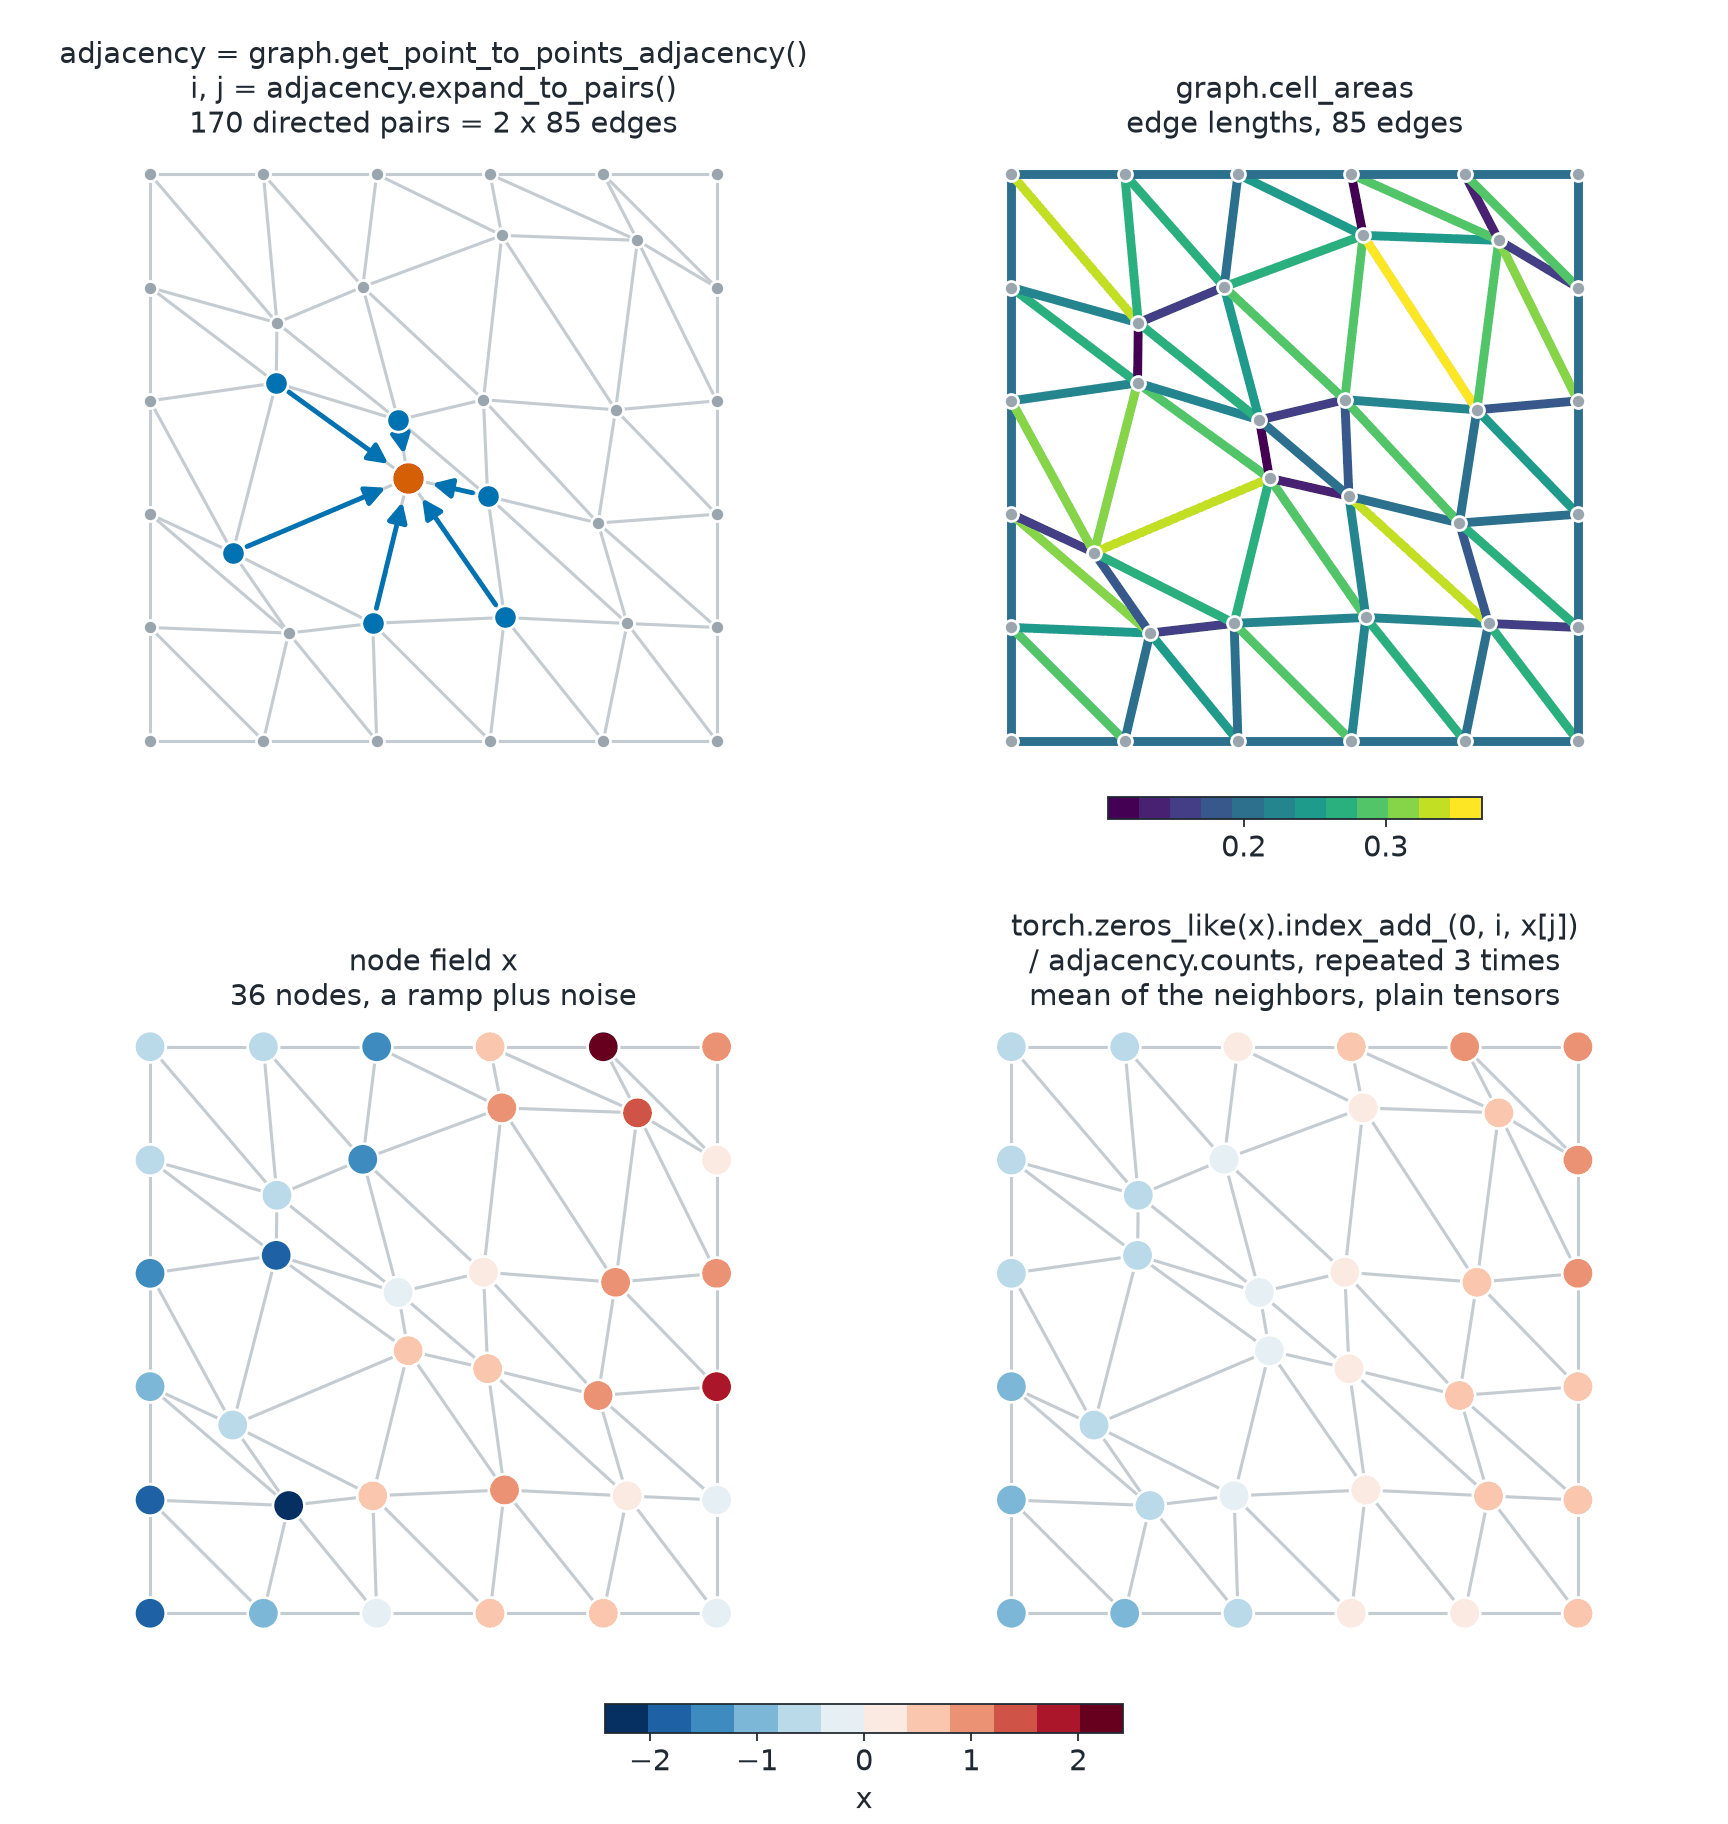

This figure's Python source:
# SPDX-FileCopyrightText: Copyright (c) 2023 - 2026 NVIDIA CORPORATION & AFFILIATES.
# SPDX-FileCopyrightText: All rights reserved.
# SPDX-License-Identifier: Apache-2.0
#
# Licensed under the Apache License, Version 2.0 (the "License");
# you may not use this file except in compliance with the License.
# You may obtain a copy of the License at
#
# http://www.apache.org/licenses/LICENSE-2.0
#
# Unless required by applicable law or agreed to in writing, software
# distributed under the License is distributed on an "AS IS" BASIS,
# WITHOUT WARRANTIES OR CONDITIONS OF ANY KIND, either express or implied.
# See the License for the specific language governing permissions and
# limitations under the License.


"""Render message passing on the edge graph of a mesh with plain tensor indexing."""

from pathlib import Path

import _style as style
import matplotlib.pyplot as plt
import torch
from matplotlib.collections import LineCollection
from matplotlib.colors import Normalize, TwoSlopeNorm
from matplotlib.patches import FancyArrowPatch

from physicsnemo.mesh.primitives.procedural import perturbed_grid

OUTPUT = Path(__file__).parent / "graph_message_passing.png"

STEPS = 3
LEVELS = 12  # discrete color steps, which also keep the PNG palette small
LIMITS = ((-0.05, 1.05), (-0.05, 1.05))


def _edges(axis, graph, colors, linewidth, zorder=1):
    """Draw the cells of a Mesh[1, 2] as line segments."""

    points = graph.points.numpy()
    axis.add_collection(
        LineCollection(
            points[graph.cells.numpy()],
            colors=colors,
            linewidths=linewidth,
            zorder=zorder,
        )
    )


def _nodes(axis, points, size, zorder=5, **kwargs):
    """Draw nodes as dots with a white rim."""

    axis.scatter(
        points[:, 0],
        points[:, 1],
        s=size,
        edgecolor="white",
        linewidth=1.2,
        zorder=zorder,
        **kwargs,
    )


def _colorbar(figure, cax, norm, cmap, label):
    """A horizontal colorbar in its own axes."""

    figure.colorbar(
        plt.cm.ScalarMappable(norm=norm, cmap=cmap),
        cax=cax,
        orientation="horizontal",
        label=label,
    )


def main():
    """Generate the documentation image."""

    mesh = perturbed_grid.load(n_x=6, n_y=6, perturbation_scale=0.04, seed=0)
    graph = mesh.to_edge_graph()
    points = graph.points.numpy()

    ### Graph construction: each undirected edge becomes two directed pairs.
    adjacency = graph.get_point_to_points_adjacency()
    i, j = adjacency.expand_to_pairs()  # node i receives a message from node j
    center = graph.points.new_tensor([0.5, 0.5])
    query = int(torch.linalg.vector_norm(graph.points - center, dim=1).argmin())
    senders = j[i == query].numpy()

    ### Edge features from geometry: on a Mesh[1, n], the cell measure is the edge length.
    length = graph.cell_areas

    ### Node field: a smooth ramp plus seeded noise, then mean aggregation over neighbors.
    generator = torch.Generator().manual_seed(0)
    ramp = torch.sin(torch.pi * (graph.points[:, 0] - 0.5))
    x = ramp + 0.7 * torch.randn(graph.n_points, generator=generator)
    smoothed = x.clone()
    for _ in range(STEPS):
        smoothed = torch.zeros_like(smoothed).index_add_(0, i, smoothed[j])
        smoothed = smoothed / adjacency.counts

    sequential = plt.get_cmap(style.SEQUENTIAL, LEVELS)
    diverging = plt.get_cmap(style.DIVERGING, LEVELS)
    figure, axes = plt.subplots(2, 2, figsize=(10.8, 11.4))
    axes = axes.ravel()
    figure.subplots_adjust(
        left=0.02, right=0.98, bottom=0.1, top=0.92, wspace=0.08, hspace=0.4
    )

    axis = axes[0]
    _edges(axis, graph, style.FAINT_EDGE, 1.4)
    for sender in senders:
        axis.add_patch(
            FancyArrowPatch(
                points[sender],
                points[query],
                arrowstyle="-|>",
                mutation_scale=18,
                shrinkA=7,
                shrinkB=11,
                color=style.SECOND,
                linewidth=2.2,
                zorder=3,
            )
        )
    _nodes(axis, points, 40, color=style.EDGE)
    _nodes(axis, points[senders], 110, color=style.SECOND)
    _nodes(axis, points[[query]], 220, color=style.RESULT)
    axis.set_title(
        "adjacency = graph.get_point_to_points_adjacency()\n"
        "i, j = adjacency.expand_to_pairs()\n"
        f"{len(i)} directed pairs = 2 x {graph.n_cells} edges"
    )

    axis = axes[1]
    length_norm = Normalize(float(length.min()), float(length.max()))
    _edges(axis, graph, sequential(length_norm(length.numpy())), 4.0)
    _nodes(axis, points, 40, color=style.EDGE)
    axis.set_title(f"graph.cell_areas\nedge lengths, {graph.n_cells} edges")
    _colorbar(
        figure,
        axis.inset_axes((0.2, -0.08, 0.6, 0.035)),
        length_norm,
        sequential,
        None,  # the panel title names the quantity
    )

    bound = float(x.abs().max())
    field_norm = TwoSlopeNorm(vcenter=0.0, vmin=-bound, vmax=bound)
    for axis, field, title in (
        (axes[2], x, f"node field x\n{graph.n_points} nodes, a ramp plus noise"),
        (
            axes[3],
            smoothed,
            "torch.zeros_like(x).index_add_(0, i, x[j])\n"
            f"/ adjacency.counts, repeated {STEPS} times\n"
            "mean of the neighbors, plain tensors",
        ),
    ):
        _edges(axis, graph, style.FAINT_EDGE, 1.4)
        _nodes(axis, points, 200, c=field.numpy(), cmap=diverging, norm=field_norm)
        axis.set_title(title)
    _colorbar(
        figure, figure.add_axes((0.35, 0.05, 0.3, 0.016)), field_norm, diverging, "x"
    )

    for axis in axes:
        style.clean_axis(axis, LIMITS)
    style.save(figure, OUTPUT)


if __name__ == "__main__":
    main()
